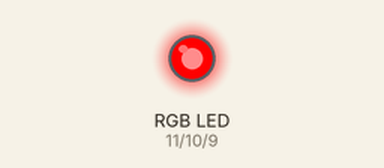
Simulated run of this sketch. Board: Arduino Uno, built with avr-gcc and run on an emulated ATmega328P. Shown: an RGB LED mixed from three pins (HIGH = lit).

Above: at 0.05 s.
At 1.75 s:
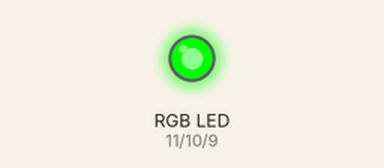
At 2.6 s:
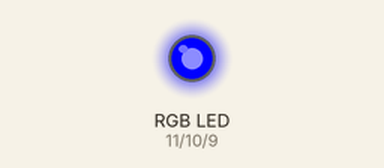
At 3.5 s:
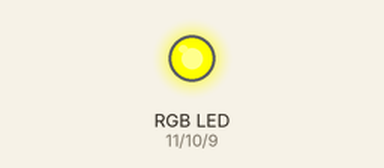
At 5.25 s:
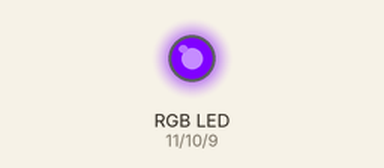
At 7.0 s:
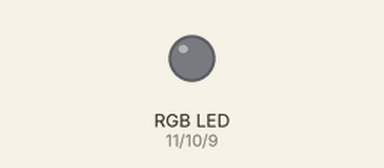
Timing chart, 0 to 9.1 s (numbered marks = the images above):
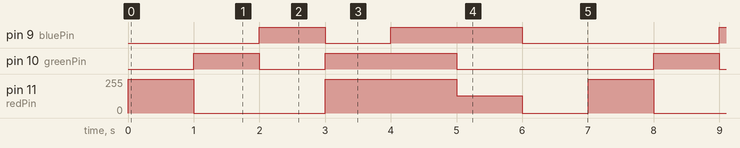

The sketch:

Lesson_4_Controlling_a_RGB_LED_by_PWM.ino
```cpp
/***********************************************************
File name: Lesson_4_Controlling_a_RGB_LED_by_PWM.ino
Description:Control the RGB LED emitting red, green, blue, yellow,
            white and purple light, then the RGB LED will be off,
            each state continues 1s, after repeating the above
            procedure.
Website: www.uctronics.com
E-mail: sales@uctronics.com
Author: Lee
Date: 2017/06/12
*************************************************************/
int redPin = 11;   // R petal on RGB LED module connected to digital pin 11
int greenPin = 10; // G petal on RGB LED module connected to digital pin 10
int bluePin = 9;   // B petal on RGB LED module connected to digital pin 9
void setup()
{
   pinMode(redPin, OUTPUT);   // sets the redPin to be an output
   pinMode(greenPin, OUTPUT); // sets the greenPin to be an output
   pinMode(bluePin, OUTPUT);  // sets the bluePin to be an output
}
void loop()  // run over and over again
{
    // Basic colors:
    color(255, 0, 0); // turn the RGB LED red
    delay(1000);      // delay for 1 second
    color(0,255, 0);  // turn the RGB LED green
    delay(1000);      // delay for 1 second
    color(0, 0, 255); // turn the RGB LED blue
    delay(1000);      // delay for 1 second

    // Example blended colors:
    color(255,255,0);   // turn the RGB LED yellow
    delay(1000);        // delay for 1 second
    color(255,255,255); // turn the RGB LED white
    delay(1000);        // delay for 1 second
    color(128,0,255);   // turn the RGB LED purple
     delay(1000);       // delay for 1 second
     color(0,0,0);      // turn the RGB LED off
     delay(1000);       // delay for 1 second
}

void color (unsigned char red, unsigned char green, unsigned char blue)// the color generating function
{
     analogWrite(redPin, red);     // PWM signal output
     analogWrite(greenPin, green); // PWM signal output
     analogWrite(bluePin, blue);   // PWM signal output
}
```

Measured:
- by itself, pin 9 (bluePin), pin 10 (greenPin): repeats every 7.0 s: LOW 1.0 s, HIGH 2.0 s, LOW 3.0 s, HIGH 1.0 s
- by itself, pin 11 (redPin): repeats every 7.0 s: 0/255 2.0 s, 255/255 2.0 s, 128/255 1.0 s, 0/255 1.0 s, 255/255 1.0 s
